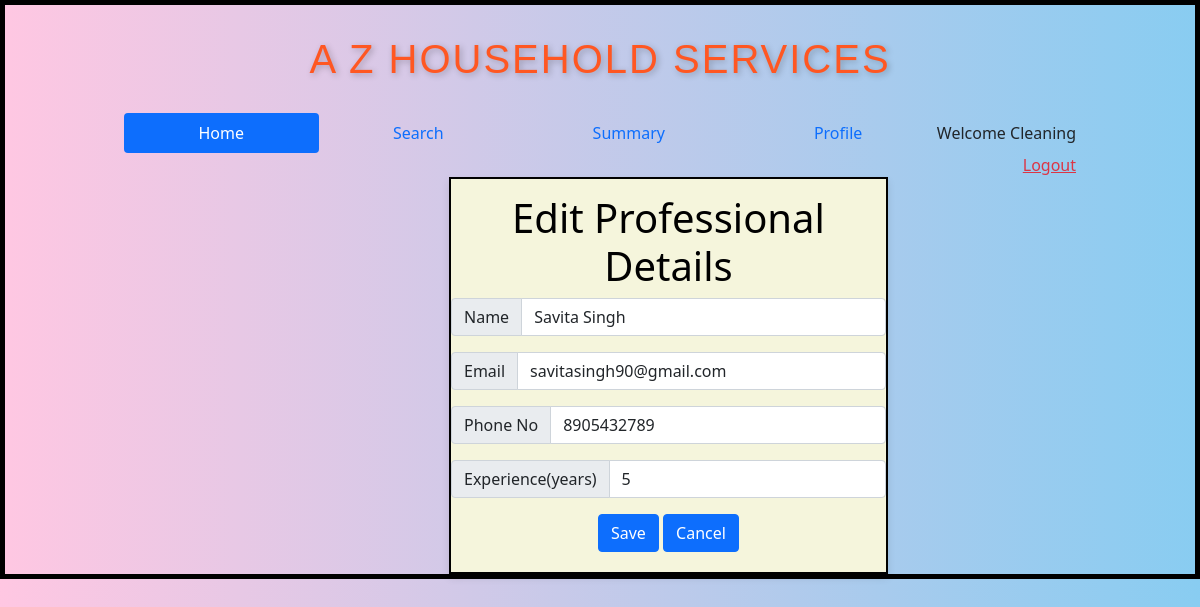
/edit_proffess/1/Cleaning, run on an earlier commit of the app's database.
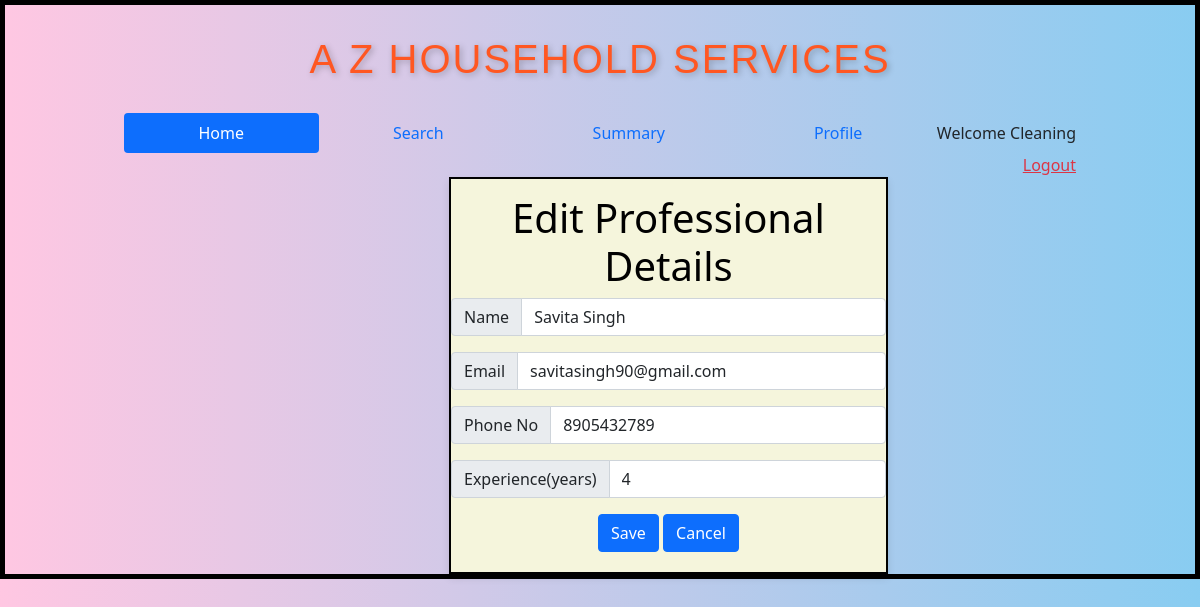
And on a later commit of the database.
### backend/models.py (models this page shows)
class ServiceProf(db.Model):
    __tablename__="service_prof"
    id=db.Column(db.Integer,primary_key=True)
    email=db.Column(db.String,unique=True,nullable=False)
    password=db.Column(db.String,nullable=False)
    full_name=db.Column(db.String,nullable=False)
    phone_no=db.Column(db.String,nullable=False)
    experience=db.Column(db.Integer,default=0)
    service_name=db.Column(db.String,nullable=False)
    address=db.Column(db.String,nullable=False)
    pincode=db.Column(db.Integer,nullable=False)
    resume_path = db.Column(db.String, nullable=True)
    status=db.Column(db.String,default="available")
    approv_status=db.Column(db.String,default="pending")
    rating=db.Column(db.Integer,default=0)
    service_requests=db.relationship("ServiceRequest",cascade="all,delete",backref="service_prof",lazy=True)

### backend/controllers.py (the view, shortened to what this page needs)
@app.route("/edit_proffess/<id>/<name>",methods=["GET","POST"])
def edit_p(id,name):
    p=get_p(id)
    return render_template("edit_proff.html",service_prof=p,name=name)

### backend/controllers.py (called while the page is built)
def get_p(id):
    service=ServiceProf.query.filter_by(id=id).first()
    return service

### templates/edit_proff.html
{%extends "admin_layout.html"%}
{%block content%}
            {%if service_prof%}
                <div class="my_container">
                    <form action="/edit_proffess/{{service_prof.id}}/{{name}}" method="POST">
                    <div class="login_panel">
                        <div class="center"><h1>Edit Professional Details</h1>
                        <div class="input-group mb-3">
                            <span class="input-group-text" id="inputGroup-sizing-default">Name</span>
                            <input type="text" class="form-control" name="name" aria-label="Sizing example input" aria-describedby="inputGroup-sizing-default" value="{{service_prof.full_name}}">
                        </div>
                        <div class="input-group mb-3">
                            <span class="input-group-text" id="inputGroup-sizing-default">Email</span>
                            <input type="text" class="form-control" name="email" aria-label="Sizing example input" aria-describedby="inputGroup-sizing-default" value="{{service_prof.email}}">
                        </div>
                        <div class="input-group mb-3">
                            <span class="input-group-text" id="inputGroup-sizing-default">Phone No</span>
                            <input type="text" class="form-control" name="phone" aria-label="Sizing example input" aria-describedby="inputGroup-sizing-default" value="{{service_prof.phone_no}}">
                        </div>
                        <div class="input-group mb-3">
                            <span class="input-group-text" id="inputGroup-sizing-default">Experience(years)</span>
                            <input type="number" class="form-control" name="exp" aria-label="Sizing example input" aria-describedby="inputGroup-sizing-default" value="{{service_prof.experience}}">
                        </div>
                        <div class="center">
                            <button type="submit" class="btn btn-primary">Save</button>
                            <a href="/admin/{{name}}" button type="submit" class="btn btn-primary">Cancel</button></a>
                        </div>
                    </div>
                </form>
            {%endif%}
{%endblock%}

### templates/admin_layout.html (shortened to what this page needs)
<!DOCTYPE html>
<html>
    <head>
        <link rel="stylesheet" href="/static/styles/main.css">
        <link href="https://cdn.jsdelivr.net/npm/bootstrap@5.0.2/dist/css/bootstrap.min.css" rel="stylesheet">
    </head>
    <body>
        <div class="my_container2">
            <div class="heading" ><h1>A Z HOUSEHOLD SERVICES</h1></div>
            <div class="my_panel">
                <nav class="nav nav-pills flex-column flex-sm-row">
                    <a class="flex-sm-fill text-sm-center nav-link active" aria-current="page" href="#">Home</a>
                    <a class="flex-sm-fill text-sm-center nav-link" href="/search/{{name}}">Search</a>
                    <a class="flex-sm-fill text-sm-center nav-link" href="/admin_summary/{{name}}">Summary</a>
                    <a class="flex-sm-fill text-sm-center nav-link" href="/edit_admin_profile/{{name}}">Profile</a>
                    <span class="navbar-text">
                        Welcome {{ name }}
                    </span>
                  </nav>
        <div style="text-align:right;"><a href="/login" class="link-danger">Logout</a></div>
        {%block content%}
        {%endblock%}
            </div>
        </div>
    </body>
</html>

What changed in the data, as far as the page shows it:
changed ServiceProf "Cleaning": exp "5" → "4"
